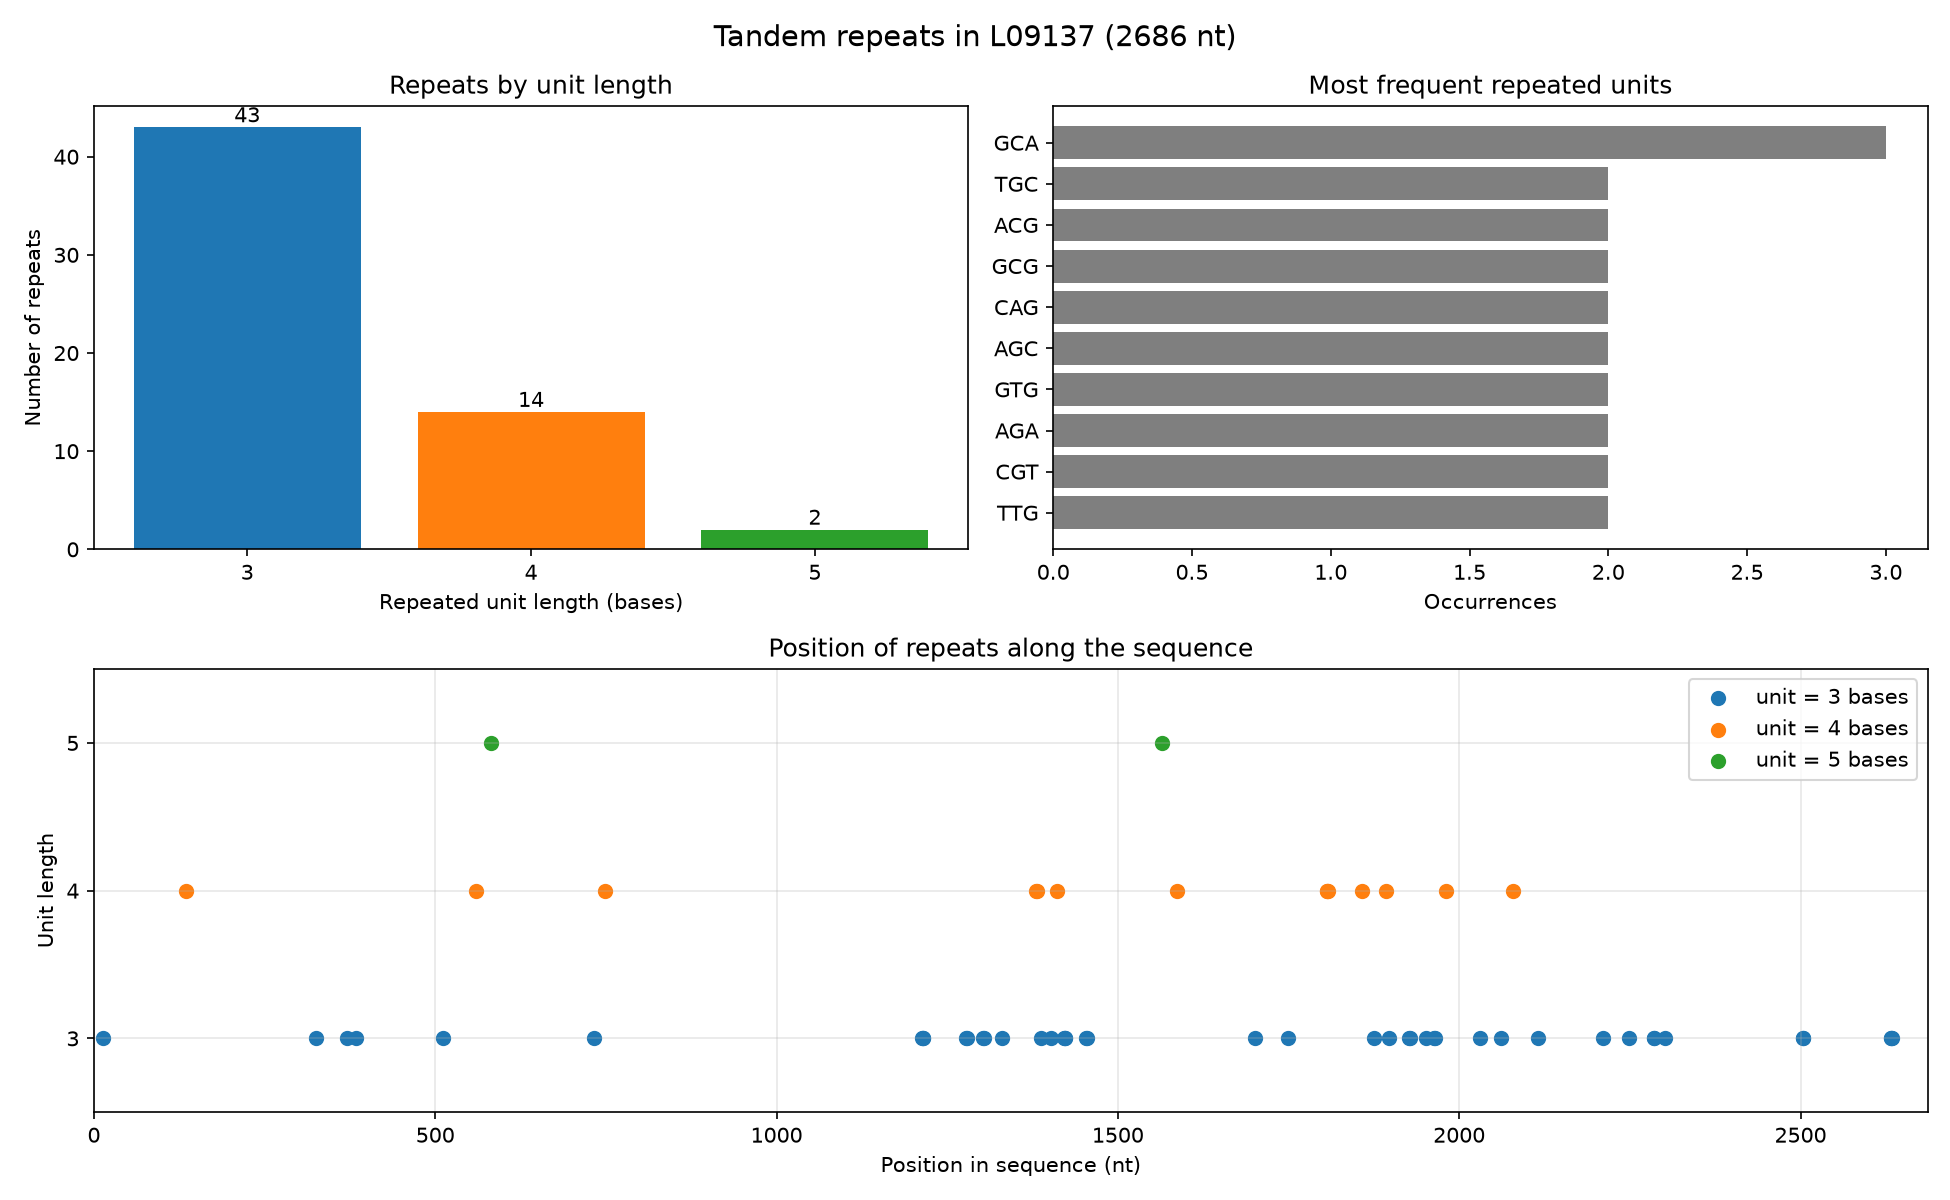

This chart was generated by the following Python code:
import urllib.request
from collections import Counter
import matplotlib.pyplot as plt

ACCESSION = "L09137"
URL = ("https://eutils.ncbi.nlm.nih.gov/entrez/eutils/efetch.fcgi"
       f"?db=nuccore&id={ACCESSION}&rettype=fasta&retmode=text")


def get_sequence():
    with urllib.request.urlopen(URL) as r:
        lines = r.read().decode().splitlines()
    return "".join(l.strip() for l in lines if not l.startswith(">")).upper()


def is_primitive(unit):
    n = len(unit)
    for d in range(1, n):
        if n % d == 0 and unit[:d] * (n // d) == unit:
            return False
    return True


def find_repeats(seq, unit_min=3, unit_max=5, total_min=6, total_max=10):
    found = []
    n = len(seq)
    for u in range(unit_min, unit_max + 1):
        i = 0
        while i + u <= n:
            unit = seq[i:i + u]
            if not is_primitive(unit):
                i += 1
                continue
            if i >= u and seq[i - u:i] == unit:
                i += 1
                continue
            count = 1
            j = i + u
            while j + u <= n and seq[j:j + u] == unit:
                count += 1
                j += u
            total = count * u
            if count >= 2 and total_min <= total <= total_max:
                found.append({"start": i + 1, "end": i + total, "unit": unit,
                              "copies": count, "length": total})
            i += 1
    found.sort(key=lambda r: r["start"])
    return found


def main():
    seq = get_sequence()
    print(f"Sequence {ACCESSION}: {len(seq)} nt")
    assert 1000 <= len(seq) <= 3000, "sequence must be 1000-3000 nt"

    repeats = find_repeats(seq)

    print(f"\nFound {len(repeats)} repeats\n")
    print(f"{'Start':>6} {'End':>6}  {'Unit':<6} {'Copies':>6} {'Length':>6}  Repeat")
    for r in repeats:
        print(f"{r['start']:>6} {r['end']:>6}  {r['unit']:<6} {r['copies']:>6} "
              f"{r['length']:>6}  {r['unit'] * r['copies']}")

    by_unit_len = Counter(len(r["unit"]) for r in repeats)
    by_motif = Counter(r["unit"] for r in repeats).most_common(10)
    colors = {3: "#1f77b4", 4: "#ff7f0e", 5: "#2ca02c"}

    fig = plt.figure(figsize=(13, 8))
    gs = fig.add_gridspec(2, 2, height_ratios=[1, 1])
    ax1 = fig.add_subplot(gs[0, 0])
    ax2 = fig.add_subplot(gs[0, 1])
    ax3 = fig.add_subplot(gs[1, :])

    units = [3, 4, 5]
    ax1.bar([str(u) for u in units], [by_unit_len.get(u, 0) for u in units],
            color=[colors[u] for u in units])
    ax1.set_xlabel("Repeated unit length (bases)")
    ax1.set_ylabel("Number of repeats")
    ax1.set_title("Repeats by unit length")
    for k, u in enumerate(units):
        ax1.text(k, by_unit_len.get(u, 0), str(by_unit_len.get(u, 0)),
                 ha="center", va="bottom")

    if by_motif:
        names = [m for m, _ in by_motif]
        vals = [c for _, c in by_motif]
        ax2.barh(names[::-1], vals[::-1], color="#7f7f7f")
    ax2.set_xlabel("Occurrences")
    ax2.set_title("Most frequent repeated units")

    for u in units:
        pts = [r for r in repeats if len(r["unit"]) == u]
        ax3.scatter([r["start"] for r in pts], [u] * len(pts),
                    color=colors[u], s=40, label=f"unit = {u} bases")
    ax3.set_xlim(0, len(seq))
    ax3.set_yticks(units)
    ax3.set_ylim(2.5, 5.5)
    ax3.set_xlabel("Position in sequence (nt)")
    ax3.set_ylabel("Unit length")
    ax3.set_title("Position of repeats along the sequence")
    ax3.grid(True, alpha=0.3)
    ax3.legend(loc="upper right")

    fig.suptitle(f"Tandem repeats in {ACCESSION} ({len(seq)} nt)", fontsize=14)
    plt.tight_layout()
    plt.savefig("ex2_repeats.png", dpi=150)
    plt.show()


if __name__ == "__main__":
    main()
